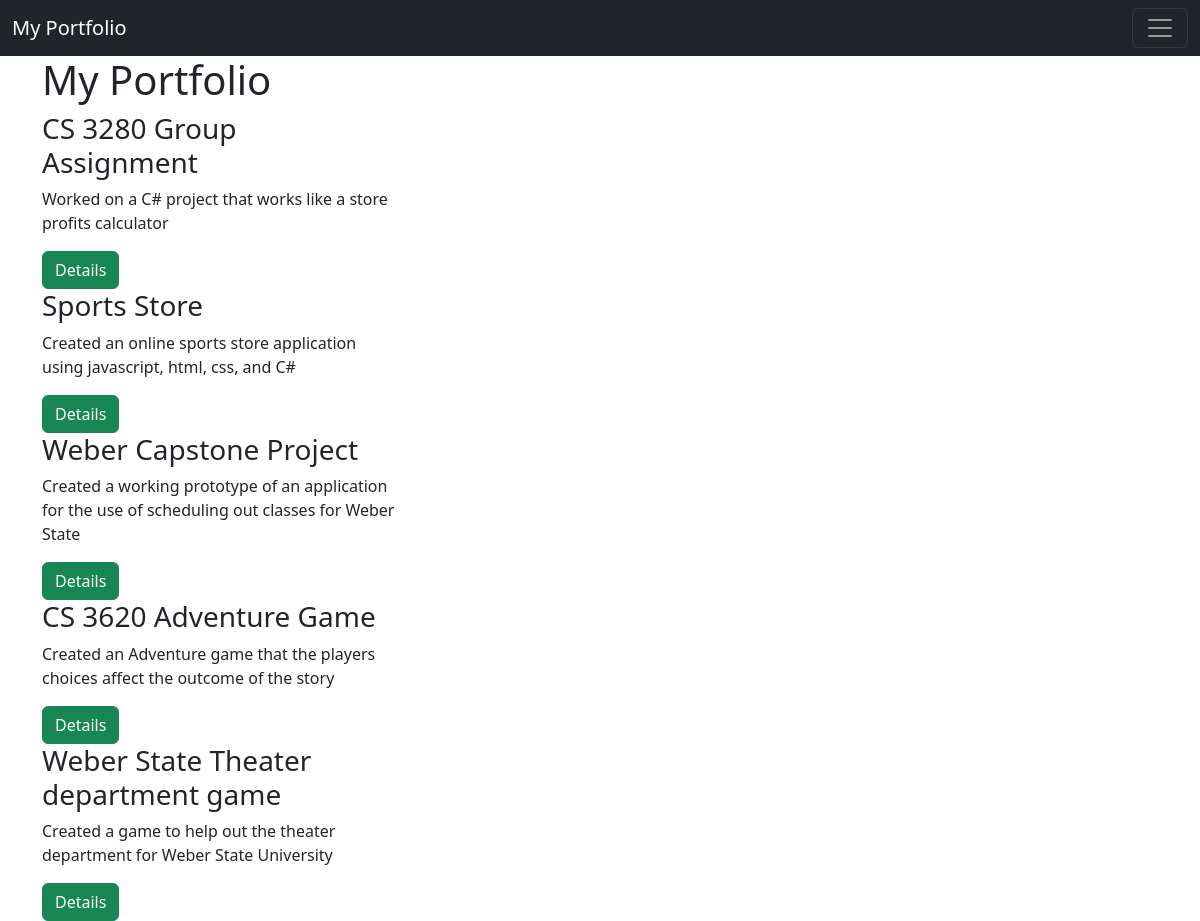
The page /portfolio/ on the database its author committed.
### PortfolioDatabase/models.py (models this page shows, shortened)
class Portfolio(models.Model):
    name = models.CharField(max_length=100)
    description = models.TextField()
    image = models.ImageField(upload_to='portfolio_images/', null=True, blank=True)

### PortfolioDatabase/views.py (the view)
# urls.py: path('portfolio/', portfolio, name='portfolio'),
def portfolio(request):
    portfolio_list = Portfolio.objects.all()
    return render(request, 'PortfolioDatabase/portfolio.html', {"portfolio_list": portfolio_list})

### PortfolioDatabase/templates/PortfolioDatabase/portfolio.html (shortened to what this page needs)
{% extends 'PortfolioDatabase/base.html' %}
{% block content %}
    <h1>My Portfolio</h1>
    {% for project in portfolio_list %}
        <div class = "row">
            <div class="col-md-4">
                <h3>{{ project.name }}</h3>
                <p>{{ project.description }}</p>
            </div>
        </div>
        <div class="col-md-2">
            <a href="{% url 'portfolio_detail' project.id  %}" class="btn btn-success">Details</a>
        </div>
    {% endfor %}
{% endblock %}

### PortfolioDatabase/templates/PortfolioDatabase/base.html (shortened to what this page needs)
{% load static %}
<!DOCTYPE html>
<html lang="en">
<head>
    <link rel="stylesheet" href="{% static 'PortfolioDatabase/bootstrap.min.css' %}">
    <link rel="stylesheet" href="https://cdn.jsdelivr.net/npm/bootstrap@5.3.2/dist/css/bootstrap.min.css">
</head>
<body>
<nav class="navbar navbar-dark bg-dark">
  <div class="container-fluid">
    <a class="navbar-brand" href="{% url 'home' %}">My Portfolio</a>
    <button class="navbar-toggler" type="button" data-bs-toggle="collapse" data-bs-target="#navbarColor01" aria-controls="navbarColor01" aria-expanded="false" aria-label="Toggle navigation">
      <span class="navbar-toggler-icon"></span>
    </button>
  </div>
</nav>
<div class="container">
    {% block content %}
    {% endblock %}
</div>
</body>
</html>

### rows shown on the page
Portfolio: name "CS 3280 Group Assignment", description "Worked on a C# project that works like a store profits calculator"
Portfolio: name "Sports Store", description "Created an online sports store application using javascript, html, css, and C#"
Portfolio: name "Weber Capstone Project", description "Created a working prototype of an application for the use of scheduling out classes for Weber State"
Portfolio: name "CS 3620 Adventure Game", description "Created an Adventure game that the players choices affect the outcome of the story"
Portfolio: name "Weber State Theater department game", description "Created a game to help out the theater department for Weber State University"
